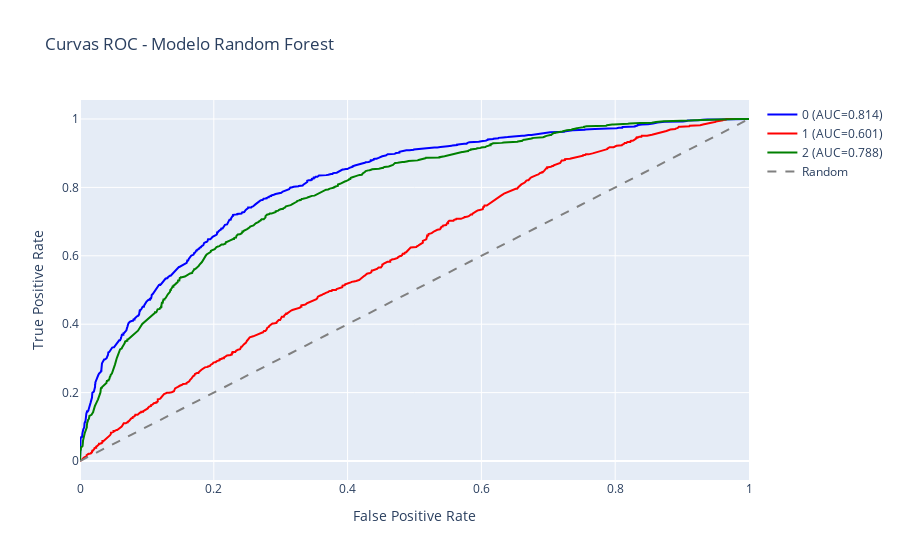

Source (notebook cell):
### Markdown cell above
### 📊 Factor Clave: Importancia de las Variables

Este gráfico de barras desglosa la "caja negra" del modelo para mostrarnos qué criterios tienen más peso al momento de predecir un ganador.

* **Eje X:** Nivel de importancia (del 0 al 1 o porcentaje).
* **Variables:**
    * **Elo Diff:** La diferencia de puntos entre los dos equipos.
    * **Is Neutral:** Si el partido se juega en campo neutral o no.

* **Interpretación:**
    * **La Calidad es Reina:** La barra inmensamente superior de *Elo Diff* confirma que la jerarquía del equipo (quién es históricamente mejor) es el factor determinante en casi el 90% de las decisiones.
    * **El Ajuste de Localía:** La barra pequeña de *Is Neutral* indica que la localía es un factor secundario. Sirve como desempate en partidos parejos, pero el modelo ha aprendido que jugar en casa rara vez es suficiente para compensar una gran diferencia de talento.

### Code cell
# Obtiene la lista de etiquetas de las clases que el modelo puede predecir (0, 1, 2).
classes_predictor = predictor.classes_

# Transforma las etiquetas reales de prueba (y_test) a formato binario para análisis multiclase.
y_test_bin = label_binarize(y_test, classes=classes_predictor)

# Obtiene el número total de clases analizando la forma de la matriz binaria.
n_classes = y_test_bin.shape[1]

# Obtiene las probabilidades predichas por el modelo para el conjunto de prueba (X_test).
y_proba = predictor.predict_proba(X_test)

# Inicializa un diccionario para almacenar la Tasa de Falsos Positivos (FPR).
fpr = dict()

# Inicializa un diccionario para almacenar la Tasa de Verdaderos Positivos (TPR).
tpr = dict()

# Inicializa un diccionario para almacenar el Área Bajo la Curva (AUC).
roc_auc = dict()

# Inicia un bucle para iterar sobre cada clase del modelo.
for i, class_name in enumerate(predictor.classes_):
    # Calcula la curva ROC (FPR y TPR) para la clase actual comparando binarios vs probabilidades.
    fpr[i], tpr[i], _ = roc_curve(y_test_bin[:, i], y_proba[:, i])
    # Calcula el valor del área bajo la curva (AUC) para la clase actual.
    roc_auc[i] = auc(fpr[i], tpr[i])

# Crea un objeto de figura vacío utilizando la librería Plotly Graph Objects.
fig = go.Figure()

# Define una lista de colores para asignar a cada una de las tres clases.
colors = ['blue', 'red', 'green']

# Inicia un bucle para graficar la curva de cada clase.
for i, class_name in enumerate(classes_predictor):
    # Agrega un trazo (trace) a la figura para la clase actual.
    fig.add_trace(go.Scatter(
        x=fpr[i], y=tpr[i],                    # Asigna los valores de los ejes X (FPR) e Y (TPR).
        name=f'{class_name} (AUC={roc_auc[i]:.3f})', # Define el nombre en la leyenda incluyendo el AUC.
        mode='lines',                          # Establece el modo de dibujo como línea continua.
        line=dict(color=colors[i], width=2)    # Configura el color específico y el grosor de la línea.
    ))

# Agrega un trazo adicional para representar la línea base (clasificador aleatorio).
fig.add_trace(go.Scatter(
    x=[0, 1], y=[0, 1],                        # Define una línea diagonal desde (0,0) hasta (1,1).
    name='Random',                             # Nombra la línea como 'Random' en la leyenda.
    mode='lines',                              # Establece el modo de dibujo como línea.
    line=dict(color='gray', dash='dash')       # Configura la línea como gris y punteada.
))

# Configura los títulos y etiquetas del diseño del gráfico.
fig.update_layout(
    title='Curvas ROC - Modelo Random Forest', # Establece el título principal del gráfico.
    xaxis_title='False Positive Rate',         # Establece la etiqueta del eje X.
    yaxis_title='True Positive Rate',          # Establece la etiqueta del eje Y.
    hovermode='closest'                        # Configura el modo de interacción al pasar el cursor.
)

# Renderiza y muestra el gráfico interactivo en pantalla.
fig.show()

### Figure 1 — Plotly figure (JSON) as saved in the notebook; plotly's stock layout.template omitted (floating-point values rounded to 4 significant figures; data arrays with more than 128 entries replaced by an {"elided": "..."} marker saying what was removed)
{"data": [{"line": {"color": "blue", "width": 2}, "mode": "lines", "name": "0 (AUC=0.814)", "type": "scatter", "x": {"elided": "752 float values"}, "y": {"elided": "752 float values"}}, {"line": {"color": "red", "width": 2}, "mode": "lines", "name": "1 (AUC=0.601)", "type": "scatter", "x": {"elided": "741 float values"}, "y": {"elided": "741 float values"}}, {"line": {"color": "green", "width": 2}, "mode": "lines", "name": "2 (AUC=0.788)", "type": "scatter", "x": {"elided": "732 float values"}, "y": {"elided": "732 float values"}}, {"line": {"color": "gray", "dash": "dash"}, "mode": "lines", "name": "Random", "type": "scatter", "x": [0, 1], "y": [0, 1]}], "layout": {"hovermode": "closest", "title": {"text": "Curvas ROC - Modelo Random Forest"}, "xaxis": {"title": {"text": "False Positive Rate"}}, "yaxis": {"title": {"text": "True Positive Rate"}}}}
